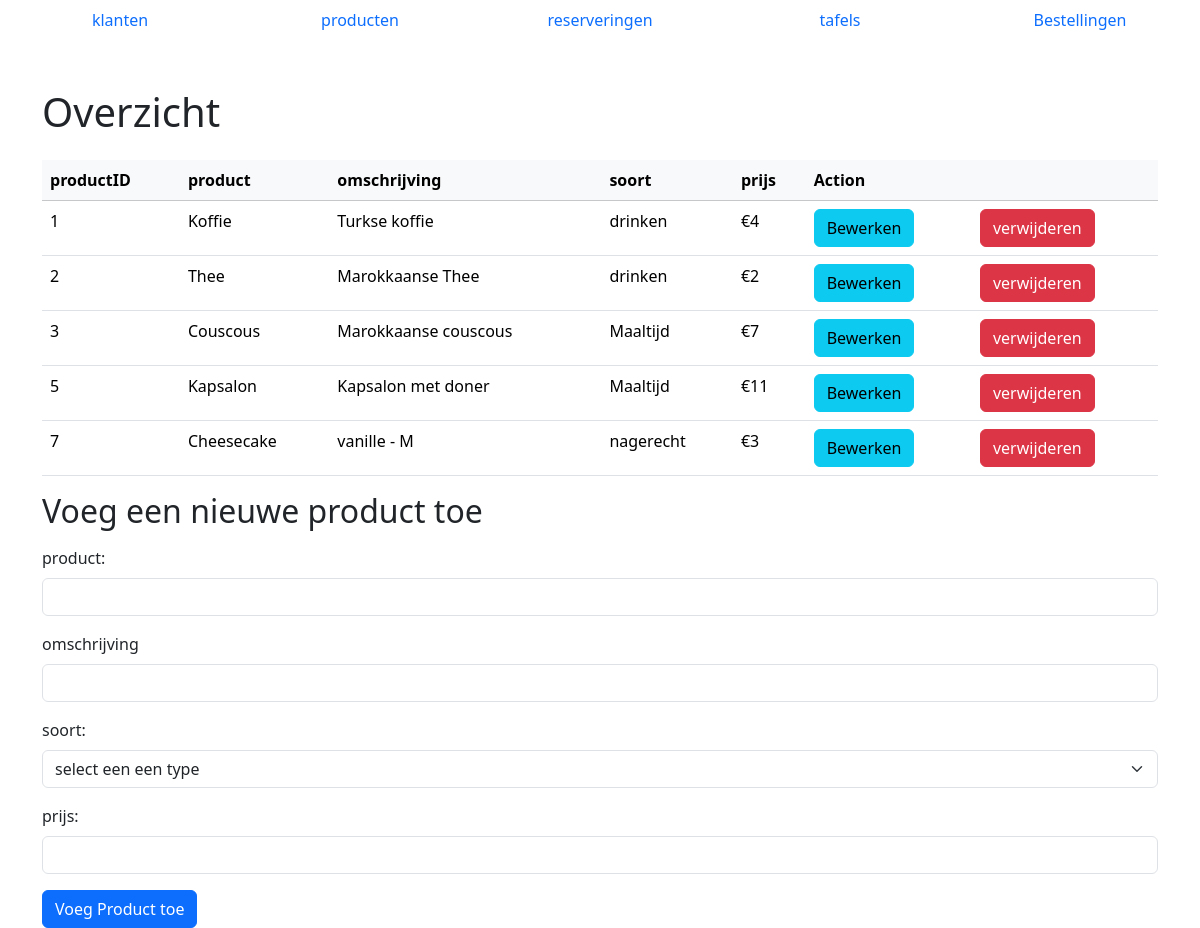
The app's page /product/product-overzicht.php with its own data.
### tables this page shows
CREATE TABLE `product` (
  `productid` int(11) NOT NULL,
  `product` varchar(255) NOT NULL,
  `omschrijving` varchar(255) NOT NULL,
  `soort` varchar(255) NOT NULL,
  `prijs` decimal(10,0) NOT NULL
);

### db.php (called while the page is built, shortened)
<?php
class db
{
    private $dbh;
    public function __construct($db, $host = "localhost:3306", $user = "root", $pass = "")
    {
        try {
            $this->dbh = new PDO("mysql:host=$host;dbname=$db", $user, $pass);
            $this->dbh->setAttribute(PDO::ATTR_ERRMODE, PDO::ERRMODE_EXCEPTION);
        } catch (PDOException $e) {
            die("Connection failed: " . $e->getMessage());
        }
    }
    public function run($sql, $args = NULL)
    {
        $stmt = $this->dbh->prepare($sql);
        $stmt->execute($args);
        return $stmt;
    }
}
$mydb = new db("cascade");

### product/product.php (called while the page is built, shortened)
<?php
include_once('../db.php');
class Product
{
    protected $db;
    private $table = "product";
    public function __construct()
    {
        global $mydb;
        $this->db = $mydb;
    }
    public function selectAll()
    {
        $sql = "SELECT * FROM $this->table";
        $stmt = $this->db->run($sql);
        $result = $stmt->fetchAll(PDO::FETCH_ASSOC);
        return $result;
    }
}

### product/product-overzicht.php (the view, shortened to what this page needs)
<?php
include_once('./product.php');
$Product = new Product();
?>
<!DOCTYPE html>
<html lang="en">
<head>
    <link href="https://cdn.jsdelivr.net/npm/bootstrap@5.3.2/dist/css/bootstrap.min.css" rel="stylesheet">
</head>
<body>
    <nav id="navbar"></nav>
    <div class="container">
        <h1 class="mt-5 mb-4">Overzicht</h1>
        <table class="table">
            <thead>
                <tr>
                    <th class='table-light'>productID</th>
                    <th class='table-light'>product</th>
                    <th class='table-light'>omschrijving</th>
                    <th class='table-light'>soort</th>
                    <th class='table-light'>prijs</th>
                    <th class='table-light' colspan='2'>Action</th>
                </tr>
            </thead>
            <tbody>
                <?php
                $Producten = $Product->selectAll();
                    foreach ($Producten as $Product) {
                        echo "<tr>";
                        echo "<td>" . $Product['productid'] . "</td>";
                        echo "<td>" . $Product['product'] . "</td>";
                        echo "<td>" . $Product['omschrijving'] . "</td>";
                        echo "<td>" . $Product['soort'] . "</td>";
                        echo "<td>" . "€" . $Product['prijs'] . "</td>";
                        echo "<td><a href='update_product.php?productid={$Product['productid']}' class='btn btn-info'>Bewerken</a></td>";
                        echo "<td><a href='delete_product.php?productid={$Product['productid']}' class='btn btn-danger'>verwijderen</a></td>";
                        echo "</tr>";
                    }
                ?>
            </tbody>
        </table>
        <h2 class="mb-3">Voeg een nieuwe product toe</h2>
        <form method="post">
            <div class="mb-3">
                <label for="product" class="form-label">product:</label>
                <input type="text" id="product" name="product" class="form-control" required>
            </div>
            <div class="mb-3">
                <label for="omschrijving" class="form-label">omschrijving</label>
                <input type="text" id="omschrijving" name="omschrijving" class="form-control" required>
            </div>
            <div class="mb-3">
            <label for="soort" class="form-label">soort:</label>
                <select class="form-select" name="soort" id="soort">
                <option value="" disabled selected>select een een type</option>
                </select>
            </div>
            <div class="mb-3">
                <label for="prijs" class="form-label">prijs:</label>
                <input  type="number" step="any" id="prijs" name="prijs" class="form-control" required>
            </div>
            <button type="submit" class="btn btn-primary">Voeg Product toe</button>
            <br>
        </form>
    </div>
</body>
</html>

### records on screen
product: productid "1", product "Koffie", omschrijving "Turkse koffie", soort "drinken", prijs "4"
product: productid "2", product "Thee", omschrijving "Marokkaanse Thee", soort "drinken", prijs "2"
product: productid "3", product "Couscous", omschrijving "Marokkaanse couscous", soort "Maaltijd", prijs "7"
product: productid "5", product "Kapsalon", omschrijving "Kapsalon met doner", soort "Maaltijd", prijs "11"
product: productid "7", product "Cheesecake", omschrijving "vanille - M", soort "nagerecht", prijs "3"
